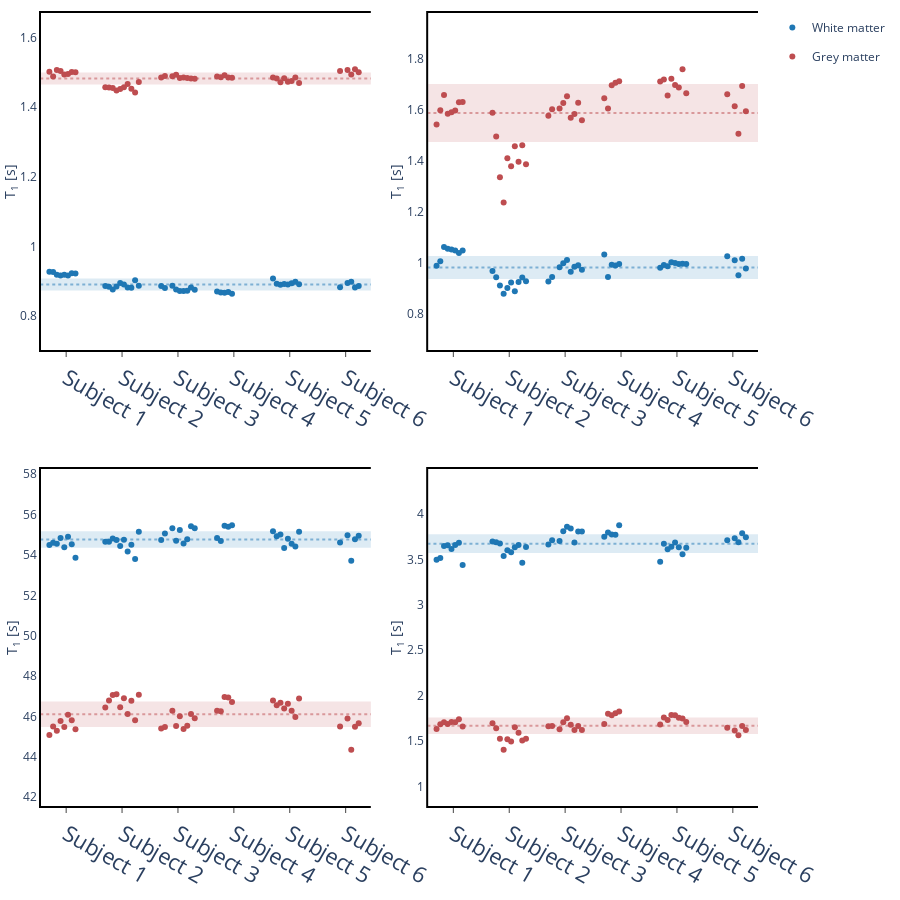

This figure's notebook cell:
### Code cell
# If you're running this notebook in a Jupyter Notebook (eg, on MyBinder), change 'jupyter-book' to 'notebook'


fig.display_paper_fig2('notebook')

### Figure 1 — Plotly figure (JSON) as saved in the notebook; plotly's stock layout.template omitted (floating-point values rounded to 4 significant figures)
{"data": [{"hovertemplate": "Mean : <i> %{y: .2f} </i> sec<br><b>%{text}</b>", "legendgroup": "group1", "marker": {"color": "rgb(31, 119, 180)"}, "mode": "markers", "name": "White matter", "showlegend": true, "text": ["Session 1", "Session 2", "Session 3", "Session 4", "Session 5", "Session 6", "Session 7", "Session 8", "Session 9", "Session 10"], "type": "scatter", "visible": true, "x": [-0.3, -0.2333, -0.1667, -0.1, -0.03333, 0.03333, 0.1, 0.1667, 0.2333, 0.3], "xaxis": "x", "y": [0.9274, 0.9273, 0.9188, 0.9173, 0.9193, 0.9172, 0.9232, 0.923, -100, -100], "yaxis": "y"}, {"hovertemplate": "Mean : <i> %{y: .2f} </i> sec<br><b>%{text}</b>", "legendgroup": "group1", "marker": {"color": "rgb(31, 119, 180)"}, "mode": "markers", "name": "White matter", "showlegend": false, "text": ["Session 1", "Session 2", "Session 3", "Session 4", "Session 5", "Session 6", "Session 7", "Session 8", "Session 9", "Session 10"], "type": "scatter", "visible": true, "x": [0.7, 0.7667, 0.8333, 0.9, 0.9667, 1.033, 1.1, 1.167, 1.233, 1.3], "xaxis": "x", "y": [0.8869, 0.8849, 0.8771, 0.8853, 0.8956, 0.8911, 0.8824, 0.8818, 0.9036, 0.8875], "yaxis": "y"}, {"hovertemplate": "Mean : <i> %{y: .2f} </i> sec<br><b>%{text}</b>", "legendgroup": "group1", "marker": {"color": "rgb(31, 119, 180)"}, "mode": "markers", "name": "White matter", "showlegend": false, "text": ["Session 1", "Session 2", "Session 3", "Session 4", "Session 5", "Session 6", "Session 7", "Session 8", "Session 9", "Session 10"], "type": "scatter", "visible": true, "x": [1.7, 1.767, 1.833, 1.9, 1.967, 2.033, 2.1, 2.167, 2.233, 2.3], "xaxis": "x", "y": [0.8866, 0.8814, -100, 0.8876, 0.8769, 0.8722, 0.8723, 0.873, 0.8822, 0.876], "yaxis": "y"}, {"hovertemplate": "Mean : <i> %{y: .2f} </i> sec<br><b>%{text}</b>", "legendgroup": "group1", "marker": {"color": "rgb(31, 119, 180)"}, "mode": "markers", "name": "White matter", "showlegend": false, "text": ["Session 1", "Session 2", "Session 3", "Session 4", "Session 5", "Session 6", "Session 7", "Session 8", "Session 9", "Session 10"], "type": "scatter", "visible": true, "x": [2.7, 2.767, 2.833, 2.9, 2.967, 3.033, 3.1, 3.167, 3.233, 3.3], "xaxis": "x", "y": [0.8709, 0.868, 0.8673, 0.8694, 0.8643, -100, -100, -100, -100, -100], "yaxis": "y"}, {"hovertemplate": "Mean : <i> %{y: .2f} </i> sec<br><b>%{text}</b>", "legendgroup": "group1", "marker": {"color": "rgb(31, 119, 180)"}, "mode": "markers", "name": "White matter", "showlegend": false, "text": ["Session 1", "Session 2", "Session 3", "Session 4", "Session 5", "Session 6", "Session 7", "Session 8", "Session 9", "Session 10"], "type": "scatter", "visible": true, "x": [3.7, 3.767, 3.833, 3.9, 3.967, 4.033, 4.1, 4.167, 4.233, 4.3], "xaxis": "x", "y": [0.9086, 0.8932, 0.8902, 0.8926, 0.8909, 0.8945, 0.8993, 0.8917, -100, -100], "yaxis": "y"}, {"hovertemplate": "Mean : <i> %{y: .2f} </i> sec<br><b>%{text}</b>", "legendgroup": "group1", "marker": {"color": "rgb(31, 119, 180)"}, "mode": "markers", "name": "White matter", "showlegend": false, "text": ["Session 1", "Session 2", "Session 3", "Session 4", "Session 5", "Session 6", "Session 7", "Session 8", "Session 9", "Session 10"], "type": "scatter", "visible": true, "x": [4.7, 4.767, 4.833, 4.9, 4.967, 5.033, 5.1, 5.167, 5.233, 5.3], "xaxis": "x", "y": [-100, -100, -100, 0.8831, -100, 0.8957, 0.8993, 0.8824, 0.8872, -100], "yaxis": "y"}, {"hovertemplate": "Mean : <i> %{y: .2f} </i><br><b>%{text}</b>", "legendgroup": "group1", "marker": {"color": "rgb(31, 119, 180)"}, "mode": "markers", "name": "White matter", "showlegend": false, "text": ["Session 1", "Session 2", "Session 3", "Session 4", "Session 5", "Session 6", "Session 7", "Session 8", "Session 9", "Session 10"], "type": "scatter", "visible": true, "x": [-0.3, -0.2333, -0.1667, -0.1, -0.03333, 0.03333, 0.1, 0.1667, 0.2333, 0.3], "xaxis": "x2", "y": [0.99, 1.008, 1.063, 1.056, 1.053, 1.05, 1.039, 1.049, -100, -100], "yaxis": "y2"}, {"hovertemplate": "Mean : <i> %{y: .2f} </i><br><b>%{text}</b>", "legendgroup": "group1", "marker": {"color": "rgb(31, 119, 180)"}, "mode": "markers", "name": "White matter", "showlegend": false, "text": ["Session 1", "Session 2", "Session 3", "Session 4", "Session 5", "Session 6", "Session 7", "Session 8", "Session 9", "Session 10"], "type": "scatter", "visible": true, "x": [0.7, 0.7667, 0.8333, 0.9, 0.9667, 1.033, 1.1, 1.167, 1.233, 1.3], "xaxis": "x2", "y": [0.969, 0.9443, 0.9122, 0.8795, 0.9024, 0.9239, 0.8895, 0.9259, 0.9432, 0.9288], "yaxis": "y2"}, {"hovertemplate": "Mean : <i> %{y: .2f} </i><br><b>%{text}</b>", "legendgroup": "group1", "marker": {"color": "rgb(31, 119, 180)"}, "mode": "markers", "name": "White matter", "showlegend": false, "text": ["Session 1", "Session 2", "Session 3", "Session 4", "Session 5", "Session 6", "Session 7", "Session 8", "Session 9", "Session 10"], "type": "scatter", "visible": true, "x": [1.7, 1.767, 1.833, 1.9, 1.967, 2.033, 2.1, 2.167, 2.233, 2.3], "xaxis": "x2", "y": [0.9275, 0.9456, -100, 0.9841, 0.9998, 1.012, 0.9661, 0.9861, 0.9914, 0.9743], "yaxis": "y2"}, {"hovertemplate": "Mean : <i> %{y: .2f} </i><br><b>%{text}</b>", "legendgroup": "group1", "marker": {"color": "rgb(31, 119, 180)"}, "mode": "markers", "name": "White matter", "showlegend": false, "text": ["Session 1", "Session 2", "Session 3", "Session 4", "Session 5", "Session 6", "Session 7", "Session 8", "Session 9", "Session 10"], "type": "scatter", "visible": true, "x": [2.7, 2.767, 2.833, 2.9, 2.967, 3.033, 3.1, 3.167, 3.233, 3.3], "xaxis": "x2", "y": [1.034, 0.9458, 0.9939, 0.9901, 0.9967, -100, -100, -100, -100, -100], "yaxis": "y2"}, {"hovertemplate": "Mean : <i> %{y: .2f} </i><br><b>%{text}</b>", "legendgroup": "group1", "marker": {"color": "rgb(31, 119, 180)"}, "mode": "markers", "name": "White matter", "showlegend": false, "text": ["Session 1", "Session 2", "Session 3", "Session 4", "Session 5", "Session 6", "Session 7", "Session 8", "Session 9", "Session 10"], "type": "scatter", "visible": true, "x": [3.7, 3.767, 3.833, 3.9, 3.967, 4.033, 4.1, 4.167, 4.233, 4.3], "xaxis": "x2", "y": [0.9821, 0.9928, 0.9879, 1.003, 1.001, 0.9959, 0.9972, 0.9963, -100, -100], "yaxis": "y2"}, {"hovertemplate": "Mean : <i> %{y: .2f} </i><br><b>%{text}</b>", "legendgroup": "group1", "marker": {"color": "rgb(31, 119, 180)"}, "mode": "markers", "name": "White matter", "showlegend": false, "text": ["Session 1", "Session 2", "Session 3", "Session 4", "Session 5", "Session 6", "Session 7", "Session 8", "Session 9", "Session 10"], "type": "scatter", "visible": true, "x": [4.7, 4.767, 4.833, 4.9, 4.967, 5.033, 5.1, 5.167, 5.233, 5.3], "xaxis": "x2", "y": [-100, -100, -100, 1.027, -100, 1.011, 0.9521, 1.017, 0.979, -100], "yaxis": "y2"}, {"hovertemplate": "Mean : <i> %{y: .2f} </i><br><b>%{text}</b>", "legendgroup": "group1", "marker": {"color": "rgb(31, 119, 180)"}, "mode": "markers", "name": "White matter", "showlegend": false, "text": ["Session 1", "Session 2", "Session 3", "Session 4", "Session 5", "Session 6", "Session 7", "Session 8", "Session 9", "Session 10"], "type": "scatter", "visible": true, "x": [-0.3, -0.2333, -0.1667, -0.1, -0.03333, 0.03333, 0.1, 0.1667, 0.2333, 0.3], "xaxis": "x3", "y": [54.49, 54.61, 54.55, 54.83, 54.39, 54.9, 54.53, 53.86, -100, -100], "yaxis": "y3"}, {"hovertemplate": "Mean : <i> %{y: .2f} </i><br><b>%{text}</b>", "legendgroup": "group1", "marker": {"color": "rgb(31, 119, 180)"}, "mode": "markers", "name": "White matter", "showlegend": false, "text": ["Session 1", "Session 2", "Session 3", "Session 4", "Session 5", "Session 6", "Session 7", "Session 8", "Session 9", "Session 10"], "type": "scatter", "visible": true, "x": [0.7, 0.7667, 0.8333, 0.9, 0.9667, 1.033, 1.1, 1.167, 1.233, 1.3], "xaxis": "x3", "y": [54.65, 54.65, 54.82, 54.74, 54.45, 54.76, 54.17, 54.51, 53.8, 55.14], "yaxis": "y3"}, {"hovertemplate": "Mean : <i> %{y: .2f} </i><br><b>%{text}</b>", "legendgroup": "group1", "marker": {"color": "rgb(31, 119, 180)"}, "mode": "markers", "name": "White matter", "showlegend": false, "text": ["Session 1", "Session 2", "Session 3", "Session 4", "Session 5", "Session 6", "Session 7", "Session 8", "Session 9", "Session 10"], "type": "scatter", "visible": true, "x": [1.7, 1.767, 1.833, 1.9, 1.967, 2.033, 2.1, 2.167, 2.233, 2.3], "xaxis": "x3", "y": [54.75, 55.06, -100, 55.32, 54.71, 55.23, 54.57, 54.77, 55.42, 55.32], "yaxis": "y3"}, {"hovertemplate": "Mean : <i> %{y: .2f} </i><br><b>%{text}</b>", "legendgroup": "group1", "marker": {"color": "rgb(31, 119, 180)"}, "mode": "markers", "name": "White matter", "showlegend": false, "text": ["Session 1", "Session 2", "Session 3", "Session 4", "Session 5", "Session 6", "Session 7", "Session 8", "Session 9", "Session 10"], "type": "scatter", "visible": true, "x": [2.7, 2.767, 2.833, 2.9, 2.967, 3.033, 3.1, 3.167, 3.233, 3.3], "xaxis": "x3", "y": [54.84, 54.69, 55.45, 55.4, 55.48, -100, -100, -100, -100, -100], "yaxis": "y3"}, {"hovertemplate": "Mean : <i> %{y: .2f} </i><br><b>%{text}</b>", "legendgroup": "group1", "marker": {"color": "rgb(31, 119, 180)"}, "mode": "markers", "name": "White matter", "showlegend": false, "text": ["Session 1", "Session 2", "Session 3", "Session 4", "Session 5", "Session 6", "Session 7", "Session 8", "Session 9", "Session 10"], "type": "scatter", "visible": true, "x": [3.7, 3.767, 3.833, 3.9, 3.967, 4.033, 4.1, 4.167, 4.233, 4.3], "xaxis": "x3", "y": [55.17, 54.93, 55.01, 54.35, 54.81, 54.55, 54.42, 55.15, -100, -100], "yaxis": "y3"}, {"hovertemplate": "Mean : <i> %{y: .2f} </i><br><b>%{text}</b>", "legendgroup": "group1", "marker": {"color": "rgb(31, 119, 180)"}, "mode": "markers", "name": "White matter", "showlegend": false, "text": ["Session 1", "Session 2", "Session 3", "Session 4", "Session 5", "Session 6", "Session 7", "Session 8", "Session 9", "Session 10"], "type": "scatter", "visible": true, "x": [4.7, 4.767, 4.833, 4.9, 4.967, 5.033, 5.1, 5.167, 5.233, 5.3], "xaxis": "x3", "y": [-100, -100, -100, 54.62, -100, 54.97, 53.71, 54.78, 54.95, -100], "yaxis": "y3"}, {"hovertemplate": "Mean : <i> %{y: .2f} </i><br><b>%{text}</b>", "legendgroup": "group1", "marker": {"color": "rgb(31, 119, 180)"}, "mode": "markers", "name": "White matter", "showlegend": false, "text": ["Session 1", "Session 2", "Session 3", "Session 4", "Session 5", "Session 6", "Session 7", "Session 8", "Session 9", "Session 10"], "type": "scatter", "visible": true, "x": [-0.3, -0.2333, -0.1667, -0.1, -0.03333, 0.03333, 0.1, 0.1667, 0.2333, 0.3], "xaxis": "x4", "y": [3.496, 3.514, 3.647, 3.654, 3.615, 3.658, 3.682, 3.438, -100, -100], "yaxis": "y4"}, {"hovertemplate": "Mean : <i> %{y: .2f} </i><br><b>%{text}</b>", "legendgroup": "group1", "marker": {"color": "rgb(31, 119, 180)"}, "mode": "markers", "name": "White matter", "showlegend": false, "text": ["Session 1", "Session 2", "Session 3", "Session 4", "Session 5", "Session 6", "Session 7", "Session 8", "Session 9", "Session 10"], "type": "scatter", "visible": true, "x": [0.7, 0.7667, 0.8333, 0.9, 0.9667, 1.033, 1.1, 1.167, 1.233, 1.3], "xaxis": "x4", "y": [3.697, 3.688, 3.675, 3.536, 3.601, 3.579, 3.634, 3.658, 3.462, 3.636], "yaxis": "y4"}, {"hovertemplate": "Mean : <i> %{y: .2f} </i><br><b>%{text}</b>", "legendgroup": "group1", "marker": {"color": "rgb(31, 119, 180)"}, "mode": "markers", "name": "White matter", "showlegend": false, "text": ["Session 1", "Session 2", "Session 3", "Session 4", "Session 5", "Session 6", "Session 7", "Session 8", "Session 9", "Session 10"], "type": "scatter", "visible": true, "x": [1.7, 1.767, 1.833, 1.9, 1.967, 2.033, 2.1, 2.167, 2.233, 2.3], "xaxis": "x4", "y": [3.662, 3.71, -100, 3.701, 3.808, 3.86, 3.84, 3.686, 3.807, 3.805], "yaxis": "y4"}, {"hovertemplate": "Mean : <i> %{y: .2f} </i><br><b>%{text}</b>", "legendgroup": "group1", "marker": {"color": "rgb(31, 119, 180)"}, "mode": "markers", "name": "White matter", "showlegend": false, "text": ["Session 1", "Session 2", "Session 3", "Session 4", "Session 5", "Session 6", "Session 7", "Session 8", "Session 9", "Session 10"], "type": "scatter", "visible": true, "x": [2.7, 2.767, 2.833, 2.9, 2.967, 3.033, 3.1, 3.167, 3.233, 3.3], "xaxis": "x4", "y": [3.748, 3.795, 3.774, 3.77, 3.876, -100, -100, -100, -100, -100], "yaxis": "y4"}, {"hovertemplate": "Mean : <i> %{y: .2f} </i><br><b>%{text}</b>", "legendgroup": "group1", "marker": {"color": "rgb(31, 119, 180)"}, "mode": "markers", "name": "White matter", "showlegend": false, "text": ["Session 1", "Session 2", "Session 3", "Session 4", "Session 5", "Session 6", "Session 7", "Session 8", "Session 9", "Session 10"], "type": "scatter", "visible": true, "x": [3.7, 3.767, 3.833, 3.9, 3.967, 4.033, 4.1, 4.167, 4.233, 4.3], "xaxis": "x4", "y": [3.473, 3.672, 3.61, 3.639, 3.686, 3.634, 3.557, 3.627, -100, -100], "yaxis": "y4"}, {"hovertemplate": "Mean : <i> %{y: .2f} </i><br><b>%{text}</b>", "legendgroup": "group1", "marker": {"color": "rgb(31, 119, 180)"}, "mode": "markers", "name": "White matter", "showlegend": false, "text": ["Session 1", "Session 2", "Session 3", "Session 4", "Session 5", "Session 6", "Session 7", "Session 8", "Session 9", "Session 10"], "type": "scatter", "visible": true, "x": [4.7, 4.767, 4.833, 4.9, 4.967, 5.033, 5.1, 5.167, 5.233, 5.3], "xaxis": "x4", "y": [-100, -100, -100, 3.71, -100, 3.731, 3.687, 3.788, 3.744, -100], "yaxis": "y4"}, {"line": {"color": "rgb(31, 119, 180)", "dash": "dot", "width": 2}, "mode": "lines", "name": "White matter", "opacity": 0.5, "showlegend": false, "type": "scatter", "visible": true, "x": [-1, 0, 1, 2, 3, 4, 5, 6], "xaxis": "x", "y": [0.8913, 0.8913, 0.8913, 0.8913, 0.8913, 0.8913, 0.8913, 0.8913], "yaxis": "y"}, {"line": {"color": "rgb(31, 119, 180)", "dash": "dot", "width": 2}, "mode": "lines", "name": "White matter", "opacity": 0.5, "showlegend": false, "type": "scatter", "visible": true, "x": [-1, 0, 1, 2, 3, 4, 5, 6], "xaxis": "x2", "y": [0.9826, 0.9826, 0.9826, 0.9826, 0.9826, 0.9826, 0.9826, 0.9826], "yaxis": "y2"}, {"line": {"color": "rgb(31, 119, 180)", "dash": "dot", "width": 2}, "mode": "lines", "name": "White matter", "opacity": 0.5, "showlegend": false, "type": "scatter", "visible": true, "x": [-1, 0, 1, 2, 3, 4, 5, 6], "xaxis": "x3", "y": [54.76, 54.76, 54.76, 54.76, 54.76, 54.76, 54.76, 54.76], "yaxis": "y3"}, {"line": {"color": "rgb(31, 119, 180)", "dash": "dot", "width": 2}, "mode": "lines", "name": "White matter", "opacity": 0.5, "showlegend": false, "type": "scatter", "visible": true, "x": [-1, 0, 1, 2, 3, 4, 5, 6], "xaxis": "x4", "y": [3.673, 3.673, 3.673, 3.673, 3.673, 3.673, 3.673, 3.673], "yaxis": "y4"}, {"fill": "toself", "fillcolor": "rgba(31, 119, 180, 0.15)", "hoverinfo": "skip", "line": {"color": "rgba(255,255,255,0)"}, "showlegend": false, "type": "scatter", "visible": true, "x": [-1, 0, 1, 2, 3, 4, 5, 6, 6, 5, 4, 3, 2, 1, 0, -1], "xaxis": "x", "y": [0.9084, 0.9084, 0.9084, 0.9084, 0.9084, 0.9084, 0.9084, 0.9084, 0.8741, 0.8741, 0.8741, 0.8741, 0.8741, 0.8741, 0.8741, 0.8741], "yaxis": "y"}, {"fill": "toself", "fillcolor": "rgba(31, 119, 180, 0.15)", "hoverinfo": "skip", "line": {"color": "rgba(255,255,255,0)"}, "showlegend": false, "type": "scatter", "visible": true, "x": [-1, 0, 1, 2, 3, 4, 5, 6, 6, 5, 4, 3, 2, 1, 0, -1], "xaxis": "x2", "y": [1.027, 1.027, 1.027, 1.027, 1.027, 1.027, 1.027, 1.027, 0.9379, 0.9379, 0.9379, 0.9379, 0.9379, 0.9379, 0.9379, 0.9379], "yaxis": "y2"}, {"fill": "toself", "fillcolor": "rgba(31, 119, 180, 0.15)", "hoverinfo": "skip", "line": {"color": "rgba(255,255,255,0)"}, "showlegend": false, "type": "scatter", "visible": true, "x": [-1, 0, 1, 2, 3, 4, 5, 6, 6, 5, 4, 3, 2, 1, 0, -1], "xaxis": "x3", "y": [55.17, 55.17, 55.17, 55.17, 55.17, 55.17, 55.17, 55.17, 54.35, 54.35, 54.35, 54.35, 54.35, 54.35, 54.35, 54.35], "yaxis": "y3"}, {"fill": "toself", "fillcolor": "rgba(31, 119, 180, 0.15)", "hoverinfo": "skip", "line": {"color": "rgba(255,255,255,0)"}, "showlegend": false, "type": "scatter", "visible": true, "x": [-1, 0, 1, 2, 3, 4, 5, 6, 6, 5, 4, 3, 2, 1, 0, -1], "xaxis": "x4", "y": [3.776, 3.776, 3.776, 3.776, 3.776, 3.776, 3.776, 3.776, 3.569, 3.569, 3.569, 3.569, 3.569, 3.569, 3.569, 3.569], "yaxis": "y4"}, {"hovertemplate": "Mean : <i> %{y: .2f} </i> sec<br><b>%{text}</b>", "legendgroup": "group2", "marker": {"color": "rgb(190, 77, 80)"}, "mode": "markers", "name": "Grey matter", "showlegend": true, "text": ["Session 1", "Session 2", "Session 3", "Session 4", "Session 5", "Session 6", "Session 7", "Session 8", "Session 9", "Session 10"], "type": "scatter", "visible": true, "x": [-0.3, -0.2333, -0.1667, -0.1, -0.03333, 0.03333, 0.1, 0.1667, 0.2333, 0.3], "xaxis": "x", "y": [1.502, 1.489, 1.507, 1.504, 1.494, 1.495, 1.501, 1.5, -100, -100], "yaxis": "y"}, {"hovertemplate": "Mean : <i> %{y: .2f} </i> sec<br><b>%{text}</b>", "legendgroup": "group2", "marker": {"color": "rgb(190, 77, 80)"}, "mode": "markers", "name": "Grey matter", "showlegend": false, "text": ["Session 1", "Session 2", "Session 3", "Session 4", "Session 5", "Session 6", "Session 7", "Session 8", "Session 9", "Session 10"], "type": "scatter", "visible": true, "x": [0.7, 0.7667, 0.8333, 0.9, 0.9667, 1.033, 1.1, 1.167, 1.233, 1.3], "xaxis": "x", "y": [1.458, 1.457, 1.455, 1.448, 1.453, 1.458, 1.467, 1.453, 1.442, 1.472], "yaxis": "y"}, {"hovertemplate": "Mean : <i> %{y: .2f} </i> sec<br><b>%{text}</b>", "legendgroup": "group2", "marker": {"color": "rgb(190, 77, 80)"}, "mode": "markers", "name": "Grey matter", "showlegend": false, "text": ["Session 1", "Session 2", "Session 3", "Session 4", "Session 5", "Session 6", "Session 7", "Session 8", "Session 9", "Session 10"], "type": "scatter", "visible": true, "x": [1.7, 1.767, 1.833, 1.9, 1.967, 2.033, 2.1, 2.167, 2.233, 2.3], "xaxis": "x", "y": [1.486, 1.49, -100, 1.489, 1.494, 1.484, 1.486, 1.484, 1.482, 1.482], "yaxis": "y"}, {"hovertemplate": "Mean : <i> %{y: .2f} </i> sec<br><b>%{text}</b>", "legendgroup": "group2", "marker": {"color": "rgb(190, 77, 80)"}, "mode": "markers", "name": "Grey matter", "showlegend": false, "text": ["Session 1", "Session 2", "Session 3", "Session 4", "Session 5", "Session 6", "Session 7", "Session 8", "Session 9", "Session 10"], "type": "scatter", "visible": true, "x": [2.7, 2.767, 2.833, 2.9, 2.967, 3.033, 3.1, 3.167, 3.233, 3.3], "xaxis": "x", "y": [1.489, 1.486, 1.492, 1.486, 1.485, -100, -100, -100, -100, -100], "yaxis": "y"}, {"hovertemplate": "Mean : <i> %{y: .2f} </i> sec<br><b>%{text}</b>", "legendgroup": "group2", "marker": {"color": "rgb(190, 77, 80)"}, "mode": "markers", "name": "Grey matter", "showlegend": false, "text": ["Session 1", "Session 2", "Session 3", "Session 4", "Session 5", "Session 6", "Session 7", "Session 8", "Session 9", "Session 10"], "type": "scatter", "visible": true, "x": [3.7, 3.767, 3.833, 3.9, 3.967, 4.033, 4.1, 4.167, 4.233, 4.3], "xaxis": "x", "y": [1.485, 1.483, 1.472, 1.483, 1.474, 1.475, 1.486, 1.47, -100, -100], "yaxis": "y"}, {"hovertemplate": "Mean : <i> %{y: .2f} </i> sec<br><b>%{text}</b>", "legendgroup": "group2", "marker": {"color": "rgb(190, 77, 80)"}, "mode": "markers", "name": "Grey matter", "showlegend": false, "text": ["Session 1", "Session 2", "Session 3", "Session 4", "Session 5", "Session 6", "Session 7", "Session 8", "Session 9", "Session 10"], "type": "scatter", "visible": true, "x": [4.7, 4.767, 4.833, 4.9, 4.967, 5.033, 5.1, 5.167, 5.233, 5.3], "xaxis": "x", "y": [-100, -100, -100, 1.504, -100, 1.507, 1.494, 1.509, 1.5, -100], "yaxis": "y"}, {"hovertemplate": "Mean : <i> %{y: .2f} </i><br><b>%{text}</b>", "legendgroup": "group2", "marker": {"color": "rgb(190, 77, 80)"}, "mode": "markers", "name": "Grey matter", "showlegend": false, "text": ["Session 1", "Session 2", "Session 3", "Session 4", "Session 5", "Session 6", "Session 7", "Session 8", "Session 9", "Session 10"], "type": "scatter", "visible": true, "x": [-0.3, -0.2333, -0.1667, -0.1, -0.03333, 0.03333, 0.1, 0.1667, 0.2333, 0.3], "xaxis": "x2", "y": [1.543, 1.599, 1.658, 1.584, 1.59, 1.598, 1.63, 1.631, -100, -100], "yaxis": "y2"}, {"hovertemplate": "Mean : <i> %{y: .2f} </i><br><b>%{text}</b>", "legendgroup": "group2", "marker": {"color": "rgb(190, 77, 80)"}, "mode": "markers", "name": "Grey matter", "showlegend": false, "text": ["Session 1", "Session 2", "Session 3", "Session 4", "Session 5", "Session 6", "Session 7", "Session 8", "Session 9", "Session 10"], "type": "scatter", "visible": true, "x": [0.7, 0.7667, 0.8333, 0.9, 0.9667, 1.033, 1.1, 1.167, 1.233, 1.3], "xaxis": "x2", "y": [1.589, 1.496, 1.336, 1.237, 1.41, 1.379, 1.458, 1.397, 1.461, 1.387], "yaxis": "y2"}, {"hovertemplate": "Mean : <i> %{y: .2f} </i><br><b>%{text}</b>", "legendgroup": "group2", "marker": {"color": "rgb(190, 77, 80)"}, "mode": "markers", "name": "Grey matter", "showlegend": false, "text": ["Session 1", "Session 2", "Session 3", "Session 4", "Session 5", "Session 6", "Session 7", "Session 8", "Session 9", "Session 10"], "type": "scatter", "visible": true, "x": [1.7, 1.767, 1.833, 1.9, 1.967, 2.033, 2.1, 2.167, 2.233, 2.3], "xaxis": "x2", "y": [1.577, 1.602, -100, 1.606, 1.627, 1.653, 1.569, 1.584, 1.627, 1.559], "yaxis": "y2"}, {"hovertemplate": "Mean : <i> %{y: .2f} </i><br><b>%{text}</b>", "legendgroup": "group2", "marker": {"color": "rgb(190, 77, 80)"}, "mode": "markers", "name": "Grey matter", "showlegend": false, "text": ["Session 1", "Session 2", "Session 3", "Session 4", "Session 5", "Session 6", "Session 7", "Session 8", "Session 9", "Session 10"], "type": "scatter", "visible": true, "x": [2.7, 2.767, 2.833, 2.9, 2.967, 3.033, 3.1, 3.167, 3.233, 3.3], "xaxis": "x2", "y": [1.646, 1.605, 1.696, 1.706, 1.712, -100, -100, -100, -100, -100], "yaxis": "y2"}, {"hovertemplate": "Mean : <i> %{y: .2f} </i><br><b>%{text}</b>", "legendgroup": "group2", "marker": {"color": "rgb(190, 77, 80)"}, "mode": "markers", "name": "Grey matter", "showlegend": false, "text": ["Session 1", "Session 2", "Session 3", "Session 4", "Session 5", "Session 6", "Session 7", "Session 8", "Session 9", "Session 10"], "type": "scatter", "visible": true, "x": [3.7, 3.767, 3.833, 3.9, 3.967, 4.033, 4.1, 4.167, 4.233, 4.3], "xaxis": "x2", "y": [1.711, 1.719, 1.656, 1.722, 1.697, 1.687, 1.759, 1.665, -100, -100], "yaxis": "y2"}, {"hovertemplate": "Mean : <i> %{y: .2f} </i><br><b>%{text}</b>", "legendgroup": "group2", "marker": {"color": "rgb(190, 77, 80)"}, "mode": "markers", "name": "Grey matter", "showlegend": false, "text": ["Session 1", "Session 2", "Session 3", "Session 4", "Session 5", "Session 6", "Session 7", "Session 8", "Session 9", "Session 10"], "type": "scatter", "visible": true, "x": [4.7, 4.767, 4.833, 4.9, 4.967, 5.033, 5.1, 5.167, 5.233, 5.3], "xaxis": "x2", "y": [-100, -100, -100, 1.661, -100, 1.614, 1.506, 1.693, 1.594, -100], "yaxis": "y2"}, {"hovertemplate": "Mean : <i> %{y: .2f} </i><br><b>%{text}</b>", "legendgroup": "group2", "marker": {"color": "rgb(190, 77, 80)"}, "mode": "markers", "name": "Grey matter", "showlegend": false, "text": ["Session 1", "Session 2", "Session 3", "Session 4", "Session 5", "Session 6", "Session 7", "Session 8", "Session 9", "Session 10"], "type": "scatter", "visible": true, "x": [-0.3, -0.2333, -0.1667, -0.1, -0.03333, 0.03333, 0.1, 0.1667, 0.2333, 0.3], "xaxis": "x3", "y": [45.08, 45.51, 45.29, 45.77, 45.48, 46.08, 45.81, 45.37, -100, -100], "yaxis": "y3"}, {"hovertemplate": "Mean : <i> %{y: .2f} </i><br><b>%{text}</b>", "legendgroup": "group2", "marker": {"color": "rgb(190, 77, 80)"}, "mode": "markers", "name": "Grey matter", "showlegend": false, "text": ["Session 1", "Session 2", "Session 3", "Session 4", "Session 5", "Session 6", "Session 7", "Session 8", "Session 9", "Session 10"], "type": "scatter", "visible": true, "x": [0.7, 0.7667, 0.8333, 0.9, 0.9667, 1.033, 1.1, 1.167, 1.233, 1.3], "xaxis": "x3", "y": [46.44, 46.79, 47.07, 47.1, 46.46, 46.9, 46.12, 46.77, 45.81, 47.08], "yaxis": "y3"}, {"hovertemplate": "Mean : <i> %{y: .2f} </i><br><b>%{text}</b>", "legendgroup": "group2", "marker": {"color": "rgb(190, 77, 80)"}, "mode": "markers", "name": "Grey matter", "showlegend": false, "text": ["Session 1", "Session 2", "Session 3", "Session 4", "Session 5", "Session 6", "Session 7", "Session 8", "Session 9", "Session 10"], "type": "scatter", "visible": true, "x": [1.7, 1.767, 1.833, 1.9, 1.967, 2.033, 2.1, 2.167, 2.233, 2.3], "xaxis": "x3", "y": [45.4, 45.48, -100, 46.28, 45.53, 46.01, 45.38, 45.53, 46.13, 45.91], "yaxis": "y3"}, {"hovertemplate": "Mean : <i> %{y: .2f} </i><br><b>%{text}</b>", "legendgroup": "group2", "marker": {"color": "rgb(190, 77, 80)"}, "mode": "markers", "name": "Grey matter", "showlegend": false, "text": ["Session 1", "Session 2", "Session 3", "Session 4", "Session 5", "Session 6", "Session 7", "Session 8", "Session 9", "Session 10"], "type": "scatter", "visible": true, "x": [2.7, 2.767, 2.833, 2.9, 2.967, 3.033, 3.1, 3.167, 3.233, 3.3], "xaxis": "x3", "y": [46.28, 46.26, 46.96, 46.94, 46.71, -100, -100, -100, -100, -100], "yaxis": "y3"}, {"hovertemplate": "Mean : <i> %{y: .2f} </i><br><b>%{text}</b>", "legendgroup": "group2", "marker": {"color": "rgb(190, 77, 80)"}, "mode": "markers", "name": "Grey matter", "showlegend": false, "text": ["Session 1", "Session 2", "Session 3", "Session 4", "Session 5", "Session 6", "Session 7", "Session 8", "Session 9", "Session 10"], "type": "scatter", "visible": true, "x": [3.7, 3.767, 3.833, 3.9, 3.967, 4.033, 4.1, 4.167, 4.233, 4.3], "xaxis": "x3", "y": [46.8, 46.56, 46.68, 46.39, 46.62, 46.28, 45.97, 46.89, -100, -100], "yaxis": "y3"}, {"hovertemplate": "Mean : <i> %{y: .2f} </i><br><b>%{text}</b>", "legendgroup": "group2", "marker": {"color": "rgb(190, 77, 80)"}, "mode": "markers", "name": "Grey matter", "showlegend": false, "text": ["Session 1", "Session 2", "Session 3", "Session 4", "Session 5", "Session 6", "Session 7", "Session 8", "Session 9", "Session 10"], "type": "scatter", "visible": true, "x": [4.7, 4.767, 4.833, 4.9, 4.967, 5.033, 5.1, 5.167, 5.233, 5.3], "xaxis": "x3", "y": [-100, -100, -100, 45.51, -100, 45.89, 44.35, 45.49, 45.66, -100], "yaxis": "y3"}, {"hovertemplate": "Mean : <i> %{y: .2f} </i><br><b>%{text}</b>", "legendgroup": "group2", "marker": {"color": "rgb(190, 77, 80)"}, "mode": "markers", "name": "Grey matter", "showlegend": false, "text": ["Session 1", "Session 2", "Session 3", "Session 4", "Session 5", "Session 6", "Session 7", "Session 8", "Session 9", "Session 10"], "type": "scatter", "visible": true, "x": [-0.3, -0.2333, -0.1667, -0.1, -0.03333, 0.03333, 0.1, 0.1667, 0.2333, 0.3], "xaxis": "x4", "y": [1.632, 1.685, 1.705, 1.686, 1.71, 1.706, 1.739, 1.66, -100, -100], "yaxis": "y4"}, {"hovertemplate": "Mean : <i> %{y: .2f} </i><br><b>%{text}</b>", "legendgroup": "group2", "marker": {"color": "rgb(190, 77, 80)"}, "mode": "markers", "name": "Grey matter", "showlegend": false, "text": ["Session 1", "Session 2", "Session 3", "Session 4", "Session 5", "Session 6", "Session 7", "Session 8", "Session 9", "Session 10"], "type": "scatter", "visible": true, "x": [0.7, 0.7667, 0.8333, 0.9, 0.9667, 1.033, 1.1, 1.167, 1.233, 1.3], "xaxis": "x4", "y": [1.696, 1.64, 1.524, 1.402, 1.518, 1.493, 1.651, 1.591, 1.504, 1.523], "yaxis": "y4"}, {"hovertemplate": "Mean : <i> %{y: .2f} </i><br><b>%{text}</b>", "legendgroup": "group2", "marker": {"color": "rgb(190, 77, 80)"}, "mode": "markers", "name": "Grey matter", "showlegend": false, "text": ["Session 1", "Session 2", "Session 3", "Session 4", "Session 5", "Session 6", "Session 7", "Session 8", "Session 9", "Session 10"], "type": "scatter", "visible": true, "x": [1.7, 1.767, 1.833, 1.9, 1.967, 2.033, 2.1, 2.167, 2.233, 2.3], "xaxis": "x4", "y": [1.663, 1.665, -100, 1.628, 1.706, 1.75, 1.678, 1.62, 1.665, 1.62], "yaxis": "y4"}, {"hovertemplate": "Mean : <i> %{y: .2f} </i><br><b>%{text}</b>", "legendgroup": "group2", "marker": {"color": "rgb(190, 77, 80)"}, "mode": "markers", "name": "Grey matter", "showlegend": false, "text": ["Session 1", "Session 2", "Session 3", "Session 4", "Session 5", "Session 6", "Session 7", "Session 8", "Session 9", "Session 10"], "type": "scatter", "visible": true, "x": [2.7, 2.767, 2.833, 2.9, 2.967, 3.033, 3.1, 3.167, 3.233, 3.3], "xaxis": "x4", "y": [1.687, 1.799, 1.784, 1.806, 1.823, -100, -100, -100, -100, -100], "yaxis": "y4"}, {"hovertemplate": "Mean : <i> %{y: .2f} </i><br><b>%{text}</b>", "legendgroup": "group2", "marker": {"color": "rgb(190, 77, 80)"}, "mode": "markers", "name": "Grey matter", "showlegend": false, "text": ["Session 1", "Session 2", "Session 3", "Session 4", "Session 5", "Session 6", "Session 7", "Session 8", "Session 9", "Session 10"], "type": "scatter", "visible": true, "x": [3.7, 3.767, 3.833, 3.9, 3.967, 4.033, 4.1, 4.167, 4.233, 4.3], "xaxis": "x4", "y": [1.682, 1.758, 1.73, 1.787, 1.784, 1.754, 1.748, 1.71, -100, -100], "yaxis": "y4"}, {"hovertemplate": "Mean : <i> %{y: .2f} </i><br><b>%{text}</b>", "legendgroup": "group2", "marker": {"color": "rgb(190, 77, 80)"}, "mode": "markers", "name": "Grey matter", "showlegend": false, "text": ["Session 1", "Session 2", "Session 3", "Session 4", "Session 5", "Session 6", "Session 7", "Session 8", "Session 9", "Session 10"], "type": "scatter", "visible": true, "x": [4.7, 4.767, 4.833, 4.9, 4.967, 5.033, 5.1, 5.167, 5.233, 5.3], "xaxis": "x4", "y": [-100, -100, -100, 1.645, -100, 1.614, 1.564, 1.666, 1.621, -100], "yaxis": "y4"}, {"line": {"color": "rgb(190, 77, 80)", "dash": "dot", "width": 2}, "mode": "lines", "name": "Grey matter", "opacity": 0.5, "showlegend": false, "type": "scatter", "visible": true, "x": [-1, 0, 1, 2, 3, 4, 5, 6], "xaxis": "x", "y": [1.483, 1.483, 1.483, 1.483, 1.483, 1.483, 1.483, 1.483], "yaxis": "y"}, {"line": {"color": "rgb(190, 77, 80)", "dash": "dot", "width": 2}, "mode": "lines", "name": "Grey matter", "opacity": 0.5, "showlegend": false, "type": "scatter", "visible": true, "x": [-1, 0, 1, 2, 3, 4, 5, 6], "xaxis": "x2", "y": [1.587, 1.587, 1.587, 1.587, 1.587, 1.587, 1.587, 1.587], "yaxis": "y2"}, {"line": {"color": "rgb(190, 77, 80)", "dash": "dot", "width": 2}, "mode": "lines", "name": "Grey matter", "opacity": 0.5, "showlegend": false, "type": "scatter", "visible": true, "x": [-1, 0, 1, 2, 3, 4, 5, 6], "xaxis": "x3", "y": [46.11, 46.11, 46.11, 46.11, 46.11, 46.11, 46.11, 46.11], "yaxis": "y3"}, {"line": {"color": "rgb(190, 77, 80)", "dash": "dot", "width": 2}, "mode": "lines", "name": "Grey matter", "opacity": 0.5, "showlegend": false, "type": "scatter", "visible": true, "x": [-1, 0, 1, 2, 3, 4, 5, 6], "xaxis": "x4", "y": [1.667, 1.667, 1.667, 1.667, 1.667, 1.667, 1.667, 1.667], "yaxis": "y4"}, {"fill": "toself", "fillcolor": "rgba(190, 77, 80, 0.15)", "hoverinfo": "skip", "line": {"color": "rgba(255,255,255,0)"}, "showlegend": false, "type": "scatter", "visible": true, "x": [-1, 0, 1, 2, 3, 4, 5, 6, 6, 5, 4, 3, 2, 1, 0, -1], "xaxis": "x", "y": [1.5, 1.5, 1.5, 1.5, 1.5, 1.5, 1.5, 1.5, 1.465, 1.465, 1.465, 1.465, 1.465, 1.465, 1.465, 1.465], "yaxis": "y"}, {"fill": "toself", "fillcolor": "rgba(190, 77, 80, 0.15)", "hoverinfo": "skip", "line": {"color": "rgba(255,255,255,0)"}, "showlegend": false, "type": "scatter", "visible": true, "x": [-1, 0, 1, 2, 3, 4, 5, 6, 6, 5, 4, 3, 2, 1, 0, -1], "xaxis": "x2", "y": [1.701, 1.701, 1.701, 1.701, 1.701, 1.701, 1.701, 1.701, 1.474, 1.474, 1.474, 1.474, 1.474, 1.474, 1.474, 1.474], "yaxis": "y2"}, {"fill": "toself", "fillcolor": "rgba(190, 77, 80, 0.15)", "hoverinfo": "skip", "line": {"color": "rgba(255,255,255,0)"}, "showlegend": false, "type": "scatter", "visible": true, "x": [-1, 0, 1, 2, 3, 4, 5, 6, 6, 5, 4, 3, 2, 1, 0, -1], "xaxis": "x3", "y": [46.74, 46.74, 46.74, 46.74, 46.74, 46.74, 46.74, 46.74, 45.47, 45.47, 45.47, 45.47, 45.47, 45.47, 45.47, 45.47], "yaxis": "y3"}, {"fill": "toself", "fillcolor": "rgba(190, 77, 80, 0.15)", "hoverinfo": "skip", "line": {"color": "rgba(255,255,255,0)"}, "showlegend": false, "type": "scatter", "visible": true, "x": [-1, 0, 1, 2, 3, 4, 5, 6, 6, 5, 4, 3, 2, 1, 0, -1], "xaxis": "x4", "y": [1.758, 1.758, 1.758, 1.758, 1.758, 1.758, 1.758, 1.758, 1.576, 1.576, 1.576, 1.576, 1.576, 1.576, 1.576, 1.576], "yaxis": "y4"}], "layout": {"height": 900, "legend": {"title": {"text": ""}}, "margin": {"b": 30, "l": 30, "r": 30, "t": 10}, "paper_bgcolor": "rgb(255, 255, 255)", "plot_bgcolor": "rgb(255, 255, 255)", "width": 900, "xaxis": {"anchor": "y", "domain": [0, 0.46], "linecolor": "black", "linewidth": 2, "mirror": true, "range": [-0.45, 5.45], "showline": true, "tickfont": {"size": 22}, "ticks": "outside", "ticktext": ["Subject 1", "Subject 2", "Subject 3", "Subject 4", "Subject 5", "Subject 6"], "tickvals": [0, 1, 2, 3, 4, 5], "type": "linear"}, "xaxis2": {"anchor": "y2", "domain": [0.54, 1], "linecolor": "black", "linewidth": 2, "mirror": true, "range": [-0.45, 5.45], "showgrid": false, "showline": true, "tickfont": {"size": 22}, "ticks": "outside", "ticktext": ["Subject 1", "Subject 2", "Subject 3", "Subject 4", "Subject 5", "Subject 6"], "tickvals": [0, 1, 2, 3, 4, 5], "type": "linear"}, "xaxis3": {"anchor": "y3", "domain": [0, 0.46], "linecolor": "black", "linewidth": 2, "mirror": true, "range": [-0.45, 5.45], "showgrid": false, "showline": true, "tickfont": {"size": 22}, "ticks": "outside", "ticktext": ["Subject 1", "Subject 2", "Subject 3", "Subject 4", "Subject 5", "Subject 6"], "tickvals": [0, 1, 2, 3, 4, 5], "type": "linear"}, "xaxis4": {"anchor": "y4", "domain": [0.54, 1], "linecolor": "black", "linewidth": 2, "mirror": true, "range": [-0.45, 5.45], "showgrid": false, "showline": true, "tickfont": {"size": 22}, "ticks": "outside", "ticktext": ["Subject 1", "Subject 2", "Subject 3", "Subject 4", "Subject 5", "Subject 6"], "tickvals": [0, 1, 2, 3, 4, 5], "type": "linear"}, "yaxis": {"anchor": "x", "domain": [0.575, 1], "linecolor": "black", "linewidth": 2, "range": [0.703, 1.671], "showgrid": false, "title": {"standoff": 0, "text": "T<sub>1</sub> [s]"}, "type": "linear"}, "yaxis2": {"anchor": "x2", "domain": [0.575, 1], "linecolor": "black", "linewidth": 2, "range": [0.6596, 1.979], "showgrid": false, "title": {"standoff": 0, "text": "T<sub>1</sub> [s]"}, "type": "linear"}, "yaxis3": {"anchor": "x3", "domain": [0, 0.425], "linecolor": "black", "linewidth": 2, "range": [41.56, 58.26], "showgrid": false, "title": {"standoff": 0, "text": "T<sub>1</sub> [s]"}, "type": "linear"}, "yaxis4": {"anchor": "x4", "domain": [0, 0.425], "linecolor": "black", "linewidth": 2, "range": [0.7835, 4.495], "showgrid": false, "title": {"standoff": 0, "text": "T<sub>1</sub> [s]"}, "type": "linear"}}}
